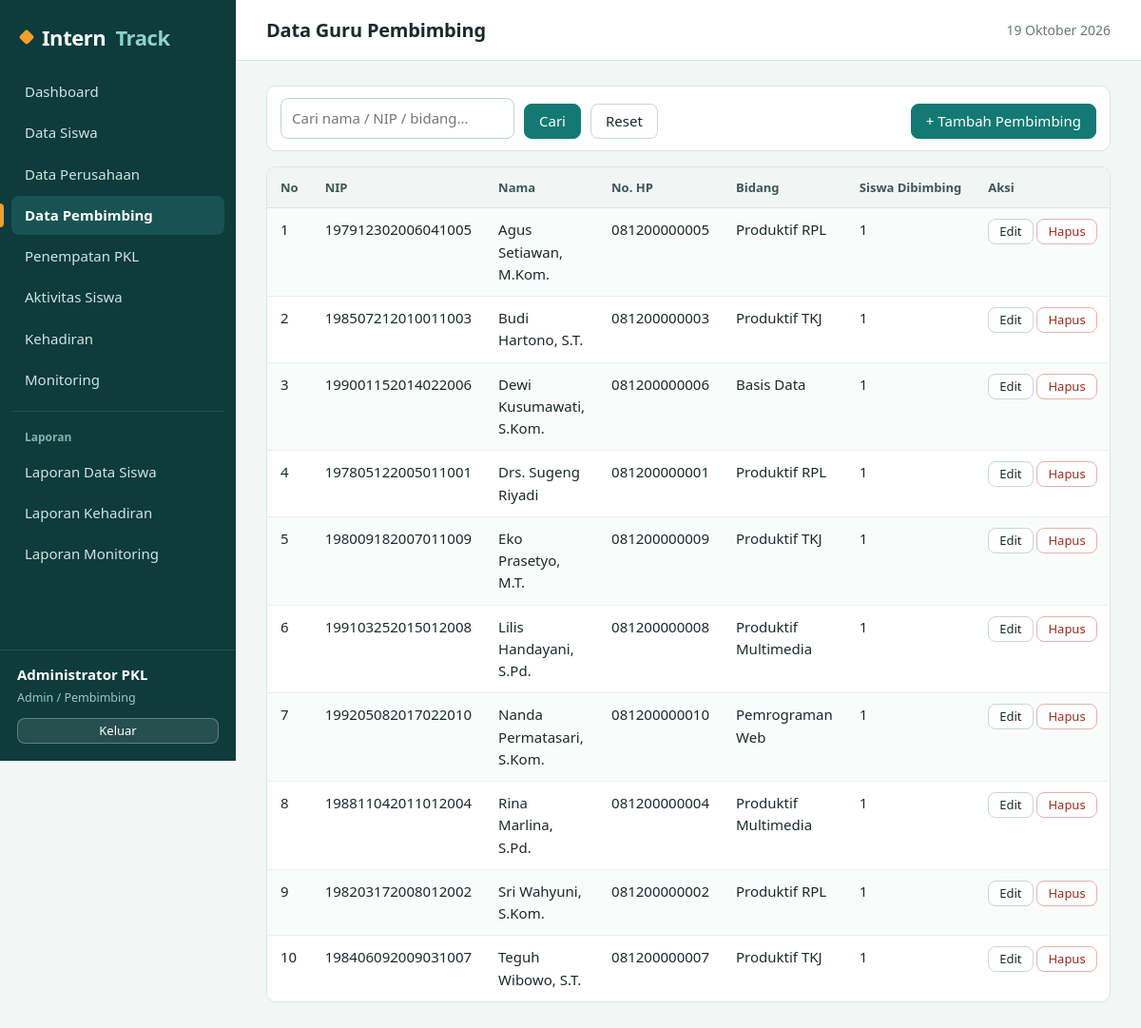
Screenshot of /admin/pembimbing.php (signed in) with the database file from the repository.
### tables this page shows
CREATE TABLE pembimbing (
  id_pembimbing INT AUTO_INCREMENT PRIMARY KEY,
  nip           VARCHAR(25),
  nama          VARCHAR(100) NOT NULL,
  no_hp         VARCHAR(20),
  bidang        VARCHAR(80)
);

### config/app.php (called while the page is built, shortened)
<?php
function e($v): string { return htmlspecialchars((string)$v, ENT_QUOTES, 'UTF-8'); }
function url(string $p = ''): string { return BASE_URL . '/' . ltrim($p, '/'); }

### admin/pembimbing.php (the view, shortened to what this page needs)
<?php
require_once __DIR__ . '/../config/app.php';
$pdo  = db();
$aksi = $_GET['aksi'] ?? 'list';
$data = ['nip' => '', 'nama' => '', 'no_hp' => '', 'bidang' => ''];
include __DIR__ . '/../includes/header.php';
if ($aksi === 'tambah' || $aksi === 'edit'): ?>
<div class="card">
    <h3><?= $aksi === 'edit' ? 'Edit Pembimbing' : 'Tambah Pembimbing' ?></h3>
    <form method="post" data-validate novalidate>
        <?= csrf_field() ?>
        <div class="form-grid">
            <?= field('NIP', 'nip', $data['nip']) ?>
            <?= field('Nama', 'nama', $data['nama'], 'text', true) ?>
            <?= field('No. HP', 'no_hp', $data['no_hp']) ?>
            <?= field('Bidang / Mapel', 'bidang', $data['bidang']) ?>
        </div>
        <button class="btn btn-primary" type="submit">Simpan</button>
        <a class="btn" href="<?= url('admin/pembimbing.php') ?>">Batal</a>
    </form>
</div>
<?php else:
    $q = trim($_GET['q'] ?? '');
    $st = $pdo->prepare(
        'SELECT pb.*, COUNT(p.id_penempatan) AS jml_siswa FROM pembimbing pb
         LEFT JOIN penempatan p ON p.id_pembimbing = pb.id_pembimbing
         WHERE pb.nama LIKE ? OR pb.nip LIKE ? OR pb.bidang LIKE ?
         GROUP BY pb.id_pembimbing, pb.nip, pb.nama, pb.no_hp, pb.bidang ORDER BY pb.nama'
    );
    $st->execute(["%$q%", "%$q%", "%$q%"]);
    $rows = $st->fetchAll();
?>
<form class="toolbar" method="get">
    <div class="fg"><input type="search" name="q" value="<?= e($q) ?>" placeholder="Cari nama / NIP / bidang..."></div>
    <button class="btn btn-primary" type="submit">Cari</button>
    <a class="btn" href="<?= url('admin/pembimbing.php') ?>">Reset</a>
    <a class="btn btn-primary toolbar-r" href="<?= url('admin/pembimbing.php?aksi=tambah') ?>">+ Tambah Pembimbing</a>
</form>
<div class="table-wrap"><table class="tbl">
    <tr><th>No</th><th>NIP</th><th>Nama</th><th>No. HP</th><th>Bidang</th><th>Siswa Dibimbing</th><th>Aksi</th></tr>
    <?php foreach ($rows as $i => $r): ?>
    <tr>
        <td><?= $i + 1 ?></td><td><?= e($r['nip']) ?></td><td><?= e($r['nama']) ?></td><td><?= e($r['no_hp']) ?></td><td><?= e($r['bidang']) ?></td><td><?= (int)$r['jml_siswa'] ?></td>
        <td class="act">
            <a class="btn btn-sm" href="<?= url('admin/pembimbing.php?aksi=edit&id=' . $r['id_pembimbing']) ?>">Edit</a>
            <form class="inline" method="post" action="<?= url('admin/pembimbing.php?aksi=hapus&id=' . $r['id_pembimbing']) ?>" data-confirm="Hapus pembimbing <?= e($r['nama']) ?>?">
                <?= csrf_field() ?><button class="btn btn-sm btn-danger" type="submit">Hapus</button>
            </form>
        </td>
    </tr>
    <?php endforeach; if (!$rows): ?><tr><td colspan="7" class="empty">Data tidak ditemukan.</td></tr><?php endif; ?>
</table></div>
<?php endif;
include __DIR__ . '/../includes/footer.php';

### assets/css/style.css (style rules this page uses)
:root { --ink:#0E3B3C; --ink-2:#175352; --teal:#127A72; --teal-d:#0C5D57; --teal-l:#E3F1EE; --amber:#EFA02B; --amber-l:#FDF1DC; --bg:#F3F6F5; --card:#fff; --line:#DDE5E3; --tx:#1A2A2A; --mut:#667877; --ok:#14633A; --ok-l:#E1F4E8; --info:#1D5A87; --info-l:#E0EEF8; --warn:#8A5A00; --warn-l:#FDF0D5; --bad:#9C2B1F; --bad-l:#FBE4E1; --muted-l:#ECEFEE; --r:10px; --font:"Segoe UI Variable Text","Segoe UI",system-ui,-apple-system,"Helvetica Neue",Arial,sans-serif; }
* { box-sizing:border-box }
html { -webkit-text-size-adjust:100% }
body { margin:0;font:15px/1.55 var(--font);color:var(--tx);background:var(--bg);display:flex;min-height:100vh }
a { color:var(--teal-d) }
.toolbar { display:flex;gap:10px;flex-wrap:wrap;align-items:flex-end;margin-bottom:16px;background:#fff;border:1px solid var(--line);border-radius:var(--r);padding:12px 14px }
.toolbar .fg { margin:0 }
.toolbar-r { margin-left:auto }
.btn { display:inline-flex;align-items:center;justify-content:center;gap:6px;border:1px solid #c9d6d3;background:#fff;color:var(--tx);padding:8px 15px;border-radius:8px;cursor:pointer;font:inherit;font-weight:500;text-decoration:none;line-height:1.3;transition:background .15s,border-color .15s }
.btn-primary { background:var(--teal);border-color:var(--teal);color:#fff }
.btn-danger { background:#fff;border-color:#e3b3ad;color:var(--bad) }
.btn-sm { padding:4px 11px;font-size:13px }
.inline { display:inline }
.fg { margin-bottom:15px }
input,select,textarea { width:100%;padding:9px 11px;border:1px solid #c3d1ce;border-radius:8px;font:inherit;background:#fff;color:var(--tx);transition:border-color .15s,box-shadow .15s }
.toolbar input,.toolbar select { width:auto;min-width:160px }
.table-wrap { overflow-x:auto;border:1px solid var(--line);border-radius:var(--r);background:#fff;margin-bottom:18px }
table.tbl { width:100%;border-collapse:collapse }
.tbl th,.tbl td { padding:11px 14px;border-bottom:1px solid #eaf0ee;text-align:left;vertical-align:top }
.tbl tr:last-child td { border-bottom:0 }
.tbl th { background:#f1f6f5;font-size:13px;font-weight:650;color:#3f5654;white-space:nowrap;border-bottom:1px solid var(--line);position:sticky;top:0 }
.tbl tbody tr:nth-child(even) td,.tbl tr:nth-child(even) td { background:#fafcfb }
.tbl .act { white-space:nowrap }

### rows the page displays
pembimbing: nip "197912302006041005", nama "Agus Setiawan, M.Kom.", no_hp "081200000005", bidang "Produktif RPL", jml_siswa "1"
pembimbing: nip "198507212010011003", nama "Budi Hartono, S.T.", no_hp "081200000003", bidang "Produktif TKJ", jml_siswa "1"
pembimbing: nip "199001152014022006", nama "Dewi Kusumawati, S.Kom.", no_hp "081200000006", bidang "Basis Data", jml_siswa "1"
pembimbing: nip "197805122005011001", nama "Drs. Sugeng Riyadi", no_hp "081200000001", bidang "Produktif RPL", jml_siswa "1"
pembimbing: nip "198009182007011009", nama "Eko Prasetyo, M.T.", no_hp "081200000009", bidang "Produktif TKJ", jml_siswa "1"
pembimbing: nip "199103252015012008", nama "Lilis Handayani, S.Pd.", no_hp "081200000008", bidang "Produktif Multimedia", jml_siswa "1"
pembimbing: nip "199205082017022010", nama "Nanda Permatasari, S.Kom.", no_hp "081200000010", bidang "Pemrograman Web", jml_siswa "1"
pembimbing: nip "198811042011012004", nama "Rina Marlina, S.Pd.", no_hp "081200000004", bidang "Produktif Multimedia", jml_siswa "1"
pembimbing: nip "198203172008012002", nama "Sri Wahyuni, S.Kom.", no_hp "081200000002", bidang "Produktif RPL", jml_siswa "1"
pembimbing: nip "198406092009031007", nama "Teguh Wibowo, S.T.", no_hp "081200000007", bidang "Produktif TKJ", jml_siswa "1"

### other values shown
$m[0] "Dashboard"
$m[0] "Data Siswa"
$m[0] "Data Perusahaan"
$m[0] "Data Pembimbing"
$m[0] "Penempatan PKL"
$m[0] "Aktivitas Siswa"
$m[0] "Kehadiran"
$m[0] "Monitoring"
$m[0] "Laporan"
$m[0] "Laporan Data Siswa"
$m[0] "Laporan Kehadiran"
$m[0] "Laporan Monitoring"
$u['nama'] "Administrator PKL"
$judul "Data Guru Pembimbing"
